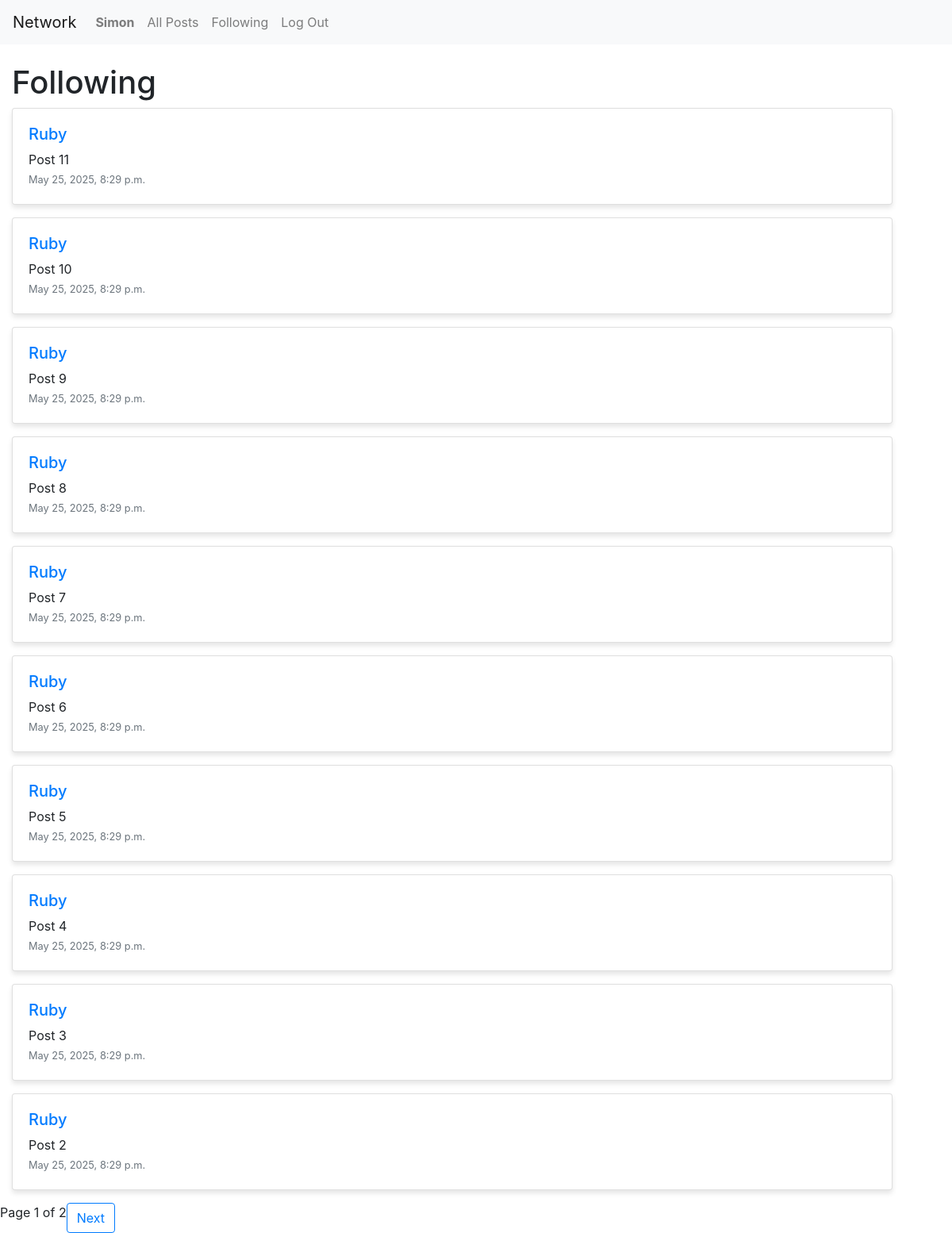
Page /following/ (signed in) on the committed database.
### network/models.py (models this page shows, shortened)
class User(AbstractUser):
    followers = models.ManyToManyField("self", symmetrical=False, related_name="following", blank=True)
    pass

class Post(models.Model):
    user = models.ForeignKey(User, on_delete=models.CASCADE, related_name="posts")
    content = models.TextField()
    timestamp = models.DateTimeField(auto_now_add=True)
    likes = models.ManyToManyField(User, related_name="liked_posts", blank=True)

### network/views.py (the view)
# urls.py: path('following/', views.following, name='following'),
@login_required
def following(request):
    following_users = request.user.following.all()
    posts = Post.objects.filter(user__in=following_users).order_by('-timestamp')
    paginator = Paginator(posts, 10)
    page_number = request.GET.get('page')
    page_obj = paginator.get_page(page_number)
    return render(request, 'network/following.html', {'page_obj': page_obj})

### network/templates/network/following.html (shortened to what this page needs)
{% extends "network/layout.html" %}
{% block body %}
<div class="container mt-4">
    <h1>Following</h1>
    <div>
        {% for post in page_obj %}
            <div class="card mb-3">
                <div class="card-body">
                    <h5><a href="{% url 'profile' post.user.username %}" class="text-decoration-none">{{ post.user.username }}</a></h5>
                    <p class="card-text">{{ post.content }}</p>
                    <p class="card-text"><small class="text-muted">{{ post.timestamp }}</small></p>
                </div>
            </div>
        {% empty %}
            <p>You are not following anyone yet.</p>
        {% endfor %}
    </div>
</div>
<div class="pagination">
    <span>Page {{ page_obj.number }} of {{ page_obj.paginator.num_pages }}</span>
    {% if page_obj.has_next %}
        <a class="btn btn-outline-primary" href="?page={{ page_obj.next_page_number }}">Next</a>
    {% endif %}
</div>
{% endblock %}

### network/templates/network/layout.html (shortened to what this page needs)
{% load static %}
<!DOCTYPE html>
<html lang="en">
    <head>
        <link rel="stylesheet" href="https://stackpath.bootstrapcdn.com/bootstrap/4.4.1/css/bootstrap.min.css">
        <link href="{% static 'network/styles.css' %}" rel="stylesheet">
        <link rel="stylesheet" href="https://stackpath.bootstrapcdn.com/bootstrap/4.4.1/css/bootstrap.min.css">
        <link href="https://cdnjs.cloudflare.com/ajax/libs/font-awesome/5.15.4/css/all.min.css" rel="stylesheet">
    </head>
    <body>
        <nav class="navbar navbar-expand-lg navbar-light bg-light">
            <a class="navbar-brand" href="#">Network</a>
            <div class="collapse navbar-collapse" id="navbarNav">
                <ul class="navbar-nav ">
                    {% if user.is_authenticated %}
                        <li class="nav-item">
                            <a class="nav-link" href="{% url 'profile' user.username %}"><strong>{{ user.username }}</strong></a>
                        </li>
                    {% endif %}
                    <li class="nav-item">
                        <a class="nav-link" href="{% url 'index' %}">All Posts</a>
                    </li>
                    {% if user.is_authenticated %}
                        <li class="nav-item">
                            <a class="nav-link" href="{% url 'following' %}">Following</a>
                        </li>
                        <li class="nav-item">
                            <a class="nav-link" href="{% url 'logout' %}">Log Out</a>
                        </li>
                    {% endif %}
                </ul>
            </div>
        </nav>
            {% block body %}
            {% endblock %}
    </body>
</html>

### network/static/network/styles.css (style rules this page uses)
.card { border-radius: 10px; box-shadow: 0 4px 6px rgba(0, 0, 0, 0.1); text-align: left; }
.container, .card, h1, h2, p, form { margin-left: 0 !important; margin-right: auto !important; }
.card-text { margin-bottom: 0; }

### rows in the picture
User: username "Simon"
Post: user.username "Ruby", content "Post 11", timestamp "May 25, 2025, 8:29 p.m."
Post: user.username "Ruby", content "Post 10", timestamp "May 25, 2025, 8:29 p.m."
Post: user.username "Ruby", content "Post 9", timestamp "May 25, 2025, 8:29 p.m."
Post: user.username "Ruby", content "Post 8", timestamp "May 25, 2025, 8:29 p.m."
Post: user.username "Ruby", content "Post 7", timestamp "May 25, 2025, 8:29 p.m."
Post: user.username "Ruby", content "Post 6", timestamp "May 25, 2025, 8:29 p.m."
Post: user.username "Ruby", content "Post 5", timestamp "May 25, 2025, 8:29 p.m."
Post: user.username "Ruby", content "Post 4", timestamp "May 25, 2025, 8:29 p.m."
Post: user.username "Ruby", content "Post 3", timestamp "May 25, 2025, 8:29 p.m."
Post: user.username "Ruby", content "Post 2", timestamp "May 25, 2025, 8:29 p.m."

### other values in the picture
{{ page_obj.number }} "1"
{{ page_obj.paginator.num_pages }} "2"
